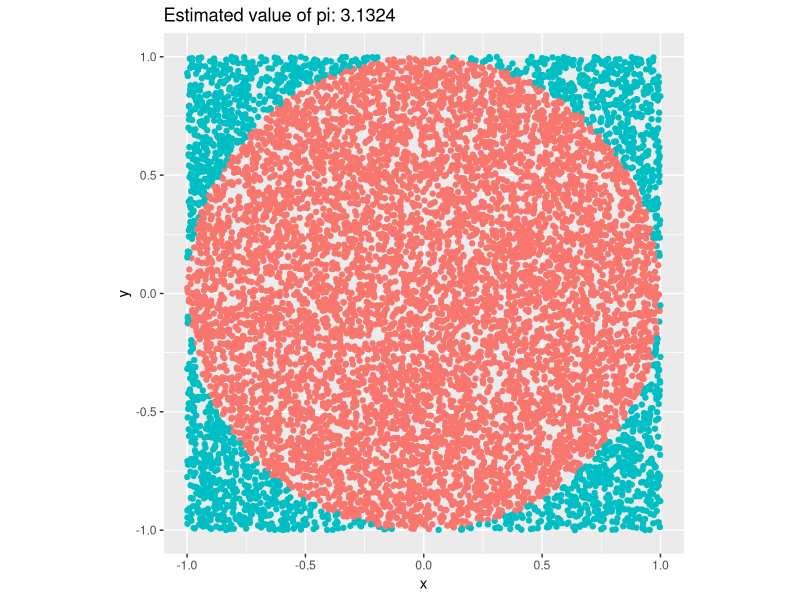
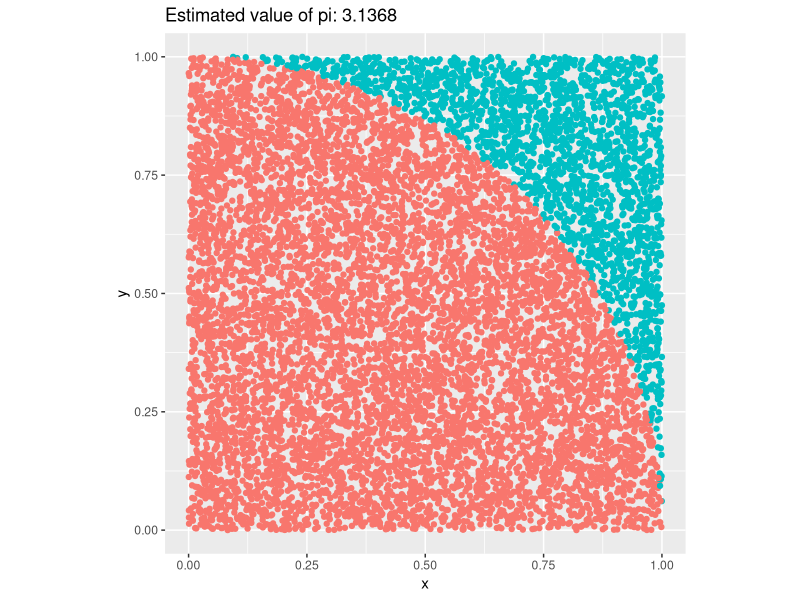

Recreate these plots in R, in order.
## ---- chunk 1
# This chunk includes set-up options
# The 'include = FALSE` means that it is not shown when you
# knit
knitr::opts_chunk$set(echo = TRUE, error = TRUE)
## ---- chunk 2
# Load needed libraries
library(dplyr)
library(ggplot2)
## ---- chunk 3
#| error: true

check_if_in_circle <- function(x,y) {
  # input: x, y: coordinates
  # return: boolean: TRUE if (x, y) is in the unit circle
  #                  FALSE if otherwise
  
  # use IFELSE statement
  ifelse(sqrt(x^2 + y^2) < 1, TRUE, FALSE)
}

## ---- chunk 4
# Should return TRUE
check_if_in_circle(0, 0.99)
# Should return TRUE
check_if_in_circle(-0.5, 0.5)
# Should return FALSE
check_if_in_circle(1.1, 0.5)
# Should return FALSE
check_if_in_circle(0.6, -0.85)

## ---- chunk 5
# List of x coordinates
x_vec = c(0, -0.5, 1.1, 0.6) 
# List of y coordinates
y_vec = c(0.99, 0.5, 0.5, -0.85)

# Should return the list TRUE, TRUE, FALSE, FALSE, since
# (0,0.99) and (-0.5, 0.5) are in the unit circle (as you just verified),
# while (1.1, 0.5) and (0.6, -0.85) are not in the unit circle (as you
# also just verified)
check_if_in_circle(x_vec, y_vec)
## ---- chunk 6
return_color <- function(x_vec, y_vec) {
  # input: x_vec, y_vec: lists of coordinates
  # return: list: "blue" if (x, y) is in the unit circle "red" otherwise

  # make empty list
  r = c()
  
  # use FOR loop
  for (i in 0:length(x_vec)) {
    # use IFELSE statement
    bORr = ifelse(sqrt((x_vec[i])^2 + (y_vec[i])^2) < 1, "blue", "red")
    r = append(r, bORr)
  }
  return (r)
}
## ---- chunk 7
# Should return "blue", "blue", "red", "red"
return_color(x_vec, y_vec)
## ---- chunk 8
#| error: true

# To make this code reproducible (same random number generated each time)
set.seed(111)
# Number of times to sample a point from the [-1,1] x [-1, 1] box
num_points = 10000

# Sample x and y from the range [-1,1] uniformly at random
# 100000 times

x <- runif(num_points, -1, 1)
y <- runif(num_points, -1, 1)
  
# The cbind() function takes two lists (of equal length) and puts them
# into a table, where each list is a column of that table. The c stands
# for "column" 
generated_data <- data.frame(cbind(x, y))

## ---- chunk 9
list_of_booleans = c(TRUE, FALSE, FALSE, TRUE, FALSE)
sum(list_of_booleans)
## ---- chunk 10
#| error: true

num_pts_inside = sum(check_if_in_circle(generated_data$x, generated_data$y))
num_pts_inside

pi_estimate = (num_pts_inside/10000)*4
pi_estimate
## ---- chunk 11
#| error: true

# Plot the points
ggplot(data = generated_data, 
       mapping = aes(x, y, col = return_color(x, y))) + 
geom_point() + 
ggtitle(paste("Estimated value of pi:", pi_estimate)) +
theme(legend.position="none", aspect.ratio = 1)

## ---- chunk 12
set.seed(111)
# Number of times to sample a point from the [0,1] x [0,1] box
num_points = 10000

# Sample x and y from the range [0,1] uniformly at random
# 100000 times
x <- runif(num_points, 0, 1)
y <- runif(num_points, 0, 1)
quadrant_data <- data.frame(cbind(x, y))

check_if_in_1st_quadrant <- function(x,y) {
  # input: x, y: coordinates
  # return: boolean: TRUE if (x, y) is in the upper right of the unit circle
  #                  FALSE otherwise
  
  # use IFELSE statement
  ifelse(sqrt(x^2 + y^2) < 1, TRUE, FALSE)
}

num_pts_inside = sum(check_if_in_1st_quadrant(quadrant_data$x, quadrant_data$y))
num_pts_inside

pi_estimate = (num_pts_inside/10000)*4
pi_estimate
## ---- chunk 13
# Plot the points
ggplot(data = quadrant_data, 
       mapping = aes(x, y, col = return_color(x, y))) + 
geom_point() + 
ggtitle(paste("Estimated value of pi:", pi_estimate)) +
theme(legend.position="none", aspect.ratio = 1)
